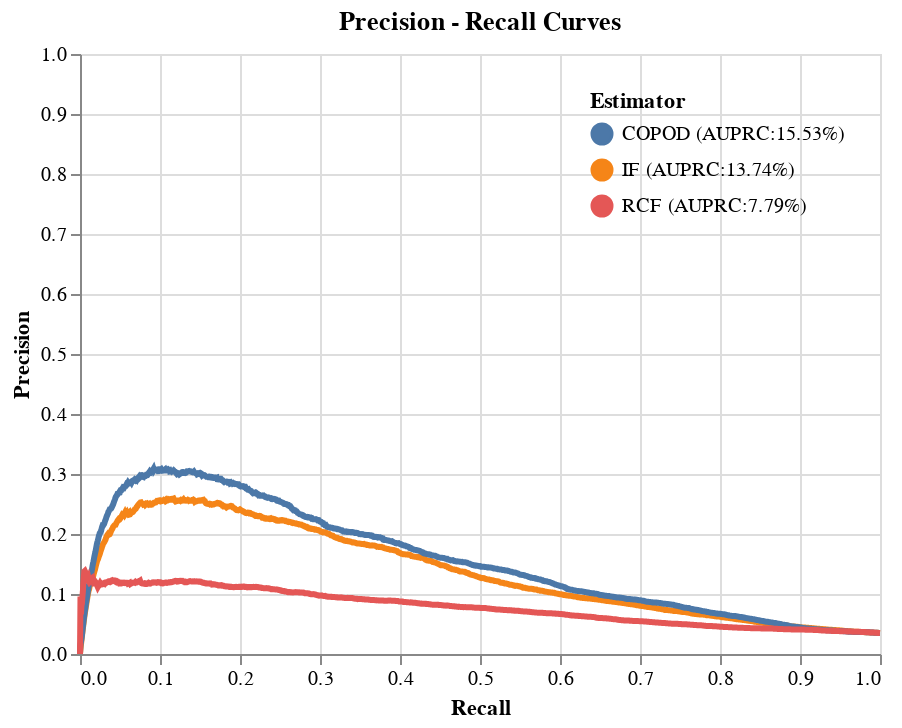

Notebook code cell kept with this figure:
### Code cell
source = np.c_[
    x,
    interp1d(pr_curves[1], pr_curves[0])(x),
    interp1d(pr_curves[4], pr_curves[3])(x),
    interp1d(pr_curves[7], pr_curves[6])(x),
]
columns = [
    f"IF (AUPRC:{auprcs[0]:0.2%})",
    f"COPOD (AUPRC:{auprcs[1]:0.2%})",
    f"RCF (AUPRC:{auprcs[2]:0.2%})",
]
source = pd.DataFrame(source, columns=["x"] + columns)
source = pd.melt(source, id_vars=["x"], value_vars=columns)

highlight = alt.selection(
    type="single", on="mouseover", fields=["variable"], nearest=True
)
base = alt.Chart(source).encode(
    x=alt.X("x:Q", title="Recall"),
    y=alt.Y("value:Q", title="Precision", scale=alt.Scale(domain=[0.0, 1.0])),
    color=alt.Color(
        "variable:N", legend=alt.Legend(title="Estimator", orient="top-right")
    ),
)
points = (
    base.mark_circle()
    .encode(opacity=alt.value(0))
    .add_selection(highlight)
    .properties()
)
lines = base.mark_line().encode(
    size=alt.condition(~highlight, alt.value(1.5), alt.value(3))
)
(points + lines).properties(title="Precision - Recall Curves")

### Figure 1 — Vega-Lite specification as saved in the notebook (floating-point values rounded to 4 significant figures; data arrays with more than 128 entries replaced by an {"elided": "..."} marker saying what was removed)
{"config": {"view": {"continuousWidth": 400, "continuousHeight": 300}}, "layer": [{"mark": "circle", "encoding": {"color": {"type": "nominal", "field": "variable", "legend": {"orient": "top-right", "title": "Estimator"}}, "opacity": {"value": 0}, "x": {"type": "quantitative", "field": "x", "title": "Recall"}, "y": {"type": "quantitative", "field": "value", "scale": {"domain": [0.0, 1.0]}, "title": "Precision"}}, "selection": {"selector004": {"type": "single", "on": "mouseover", "fields": ["variable"], "nearest": true}}}, {"mark": "line", "encoding": {"color": {"type": "nominal", "field": "variable", "legend": {"orient": "top-right", "title": "Estimator"}}, "size": {"condition": {"value": 1.5, "selection": {"not": "selector004"}}, "value": 3}, "x": {"type": "quantitative", "field": "x", "title": "Recall"}, "y": {"type": "quantitative", "field": "value", "scale": {"domain": [0.0, 1.0]}, "title": "Precision"}}}], "data": {"name": "data-58a54aa623b4ec173b4503e71208696f"}, "title": "Precision - Recall Curves", "$schema": "https://vega.github.io/schema/vega-lite/v4.8.1.json", "datasets": {"data-58a54aa623b4ec173b4503e71208696f": {"elided": "4998 records"}}}
